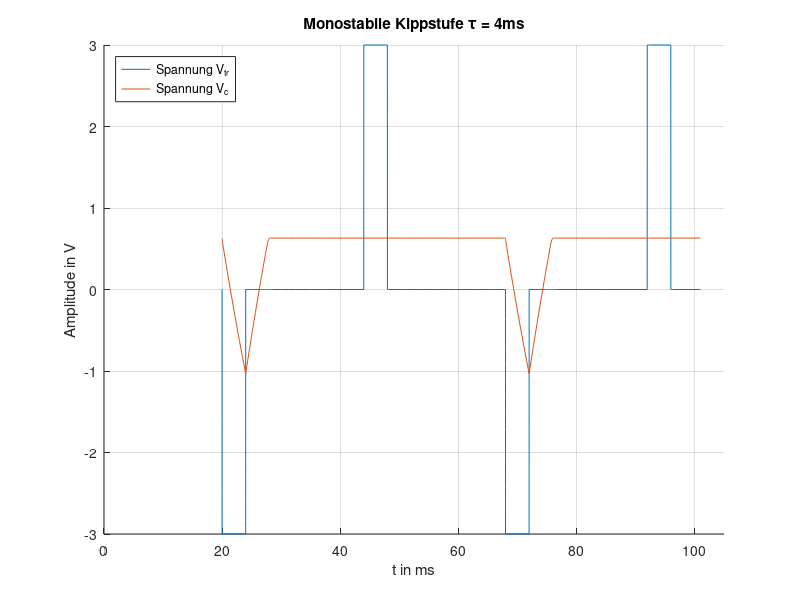

Source code (MATLAB):
clear all 
close all
clc

%% Einlesen der Rohdaten
m_kipp = fopen('monostabile_kippstufe.txt','r');
heading_inv_R500 = textscan(m_kipp,'%s %s %s',1);
fgetl(m_kipp);
data_1 = textscan(m_kipp,'%n %n %n');
fclose(m_kipp); 

%% Anlegen der Matrizen
time = cell2mat(data_1(1)).*1e3;
Vtr = cell2mat(data_1(2));
Vc = cell2mat(data_1(3));

%% Plot der Simulationsergebnisse
figure(1)
hold all
plot(time, Vtr)
plot(time,Vc)
title('Monostabile Kippstufe \tau = 4ms')
xlabel('t in ms')
ylabel('Amplitude in V')
legend('Spannung V_{tr}','Spannung V_c')
legend('Location','northwest')
xlim([0 105])
grid;